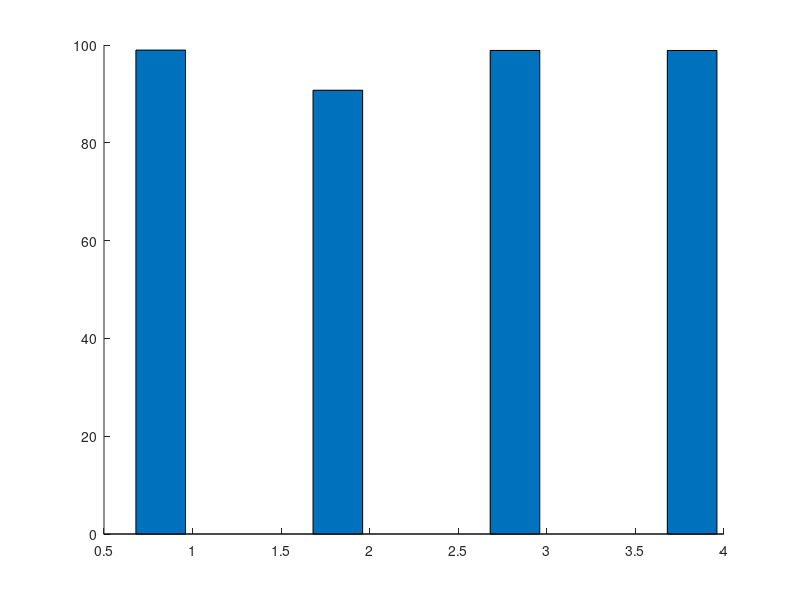

The MATLAB source for this figure: (Note: this script raises an error after producing the figure.)
% PLOT RESULTS FROM MPC WITH LINEAR SVMs
% Author: HENRI DE PLAEN

%% PRELIMINARIES
clear all ; close all ; clc ;

%% VALUES
mthds = {['(P)RBFSVM'], ...
    ['(P)PCA8-' , '(P)RBFSVM'], ...
    ['(P)PCA16-' , '(P)RBFSVM'], ...
    ['\chi^2-' , '(P)RBFSVM']} ;

acc = [98.96, 98.89; ...
    90.75, 91.51; ...
    98.89, 98.81; ...
    98.88, 98.87] ;
    

timing = [1921, 1555 ; ...
    899.5, 747.7  ; ...
    1112, 923, ; ...
    1707, 1454] ;

rounds = [2745, 2171; ...
    2747, 2172; ...
    2747, 2172; ...
    2747, 2171] ;
    
comm = [5037750, 4030188; ...
    4949820, 3968100; ...
    4984140, 3991320; ...
    5007750, 4006188]; ...


%% PLOTS
figure ;
b = bar(acc,'group', 'FaceColor','flat') ;
b(1).FaceColor = 'black' ;
b(2).FaceColor = 'white' ;
xlabel('Model') ; ylabel('Accuracy') ;
ylim([85 100]) ;
ax = gca ;
%ax.XAxisLocation = 'origin' ;
%ax.YAxisLocation = 'origin' ;
set(0,'DefaultLineColor','k') ;
set(gca,'box','off') ;
set(gca, 'FontName', 'Baskervald ADF Std') ;
set(gca, 'FontSize', 23) ;
set(gca,'LineWidth',2) ;
%axis([0 it(end) -20 5]) ;
leg = legend() ;
set(leg,'visible','off') ;
set(gca,'xtick',[])
%%%%%%%%%%%%%%%%%%%%%%%%%%%%%%%%

figure ;
b = bar(timing,'group', 'FaceColor','flat') ;
b(1).FaceColor = 'black' ;
b(2).FaceColor = 'white' ;
xlabel('Model') ; ylabel('Run time [min]') ;
%ylim([85 100]) ;
ax = gca ;
%ax.XAxisLocation = 'origin' ;
%ax.YAxisLocation = 'origin' ;
set(0,'DefaultLineColor','k') ;
set(gca,'box','off') ;
set(gca, 'FontName', 'Baskervald ADF Std') ;
set(gca, 'FontSize', 23) ;
set(gca,'LineWidth',2) ;
%axis([0 it(end) -20 5]) ;
leg = legend() ;
set(leg,'visible','off') ;
set(gca,'xticklabel',mthds);
xtickangle(45);
%%%%%%%%%%%%%%%%%%%%%%%%%%%%%%%%

figure ;
b = bar(rounds,'group', 'FaceColor','flat') ;
b(1).FaceColor = 'black' ;
b(2).FaceColor = 'white' ;
xlabel('Model') ; ylabel('Rounds') ;
%ylim([85 100]) ;
ax = gca ;
%ax.XAxisLocation = 'origin' ;
%ax.YAxisLocation = 'origin' ;
set(0,'DefaultLineColor','k') ;
set(gca,'box','off') ;
set(gca, 'FontName', 'Baskervald ADF Std') ;
set(gca, 'FontSize', 23) ;
set(gca,'LineWidth',2) ;
%axis([0 it(end) -20 5]) ;
leg = legend() ;
set(leg,'visible','off') ;
set(gca,'xtick',[])
%%%%%%%%%%%%%%%%%%%%%%%%%%%%%%%%

figure ;
b = bar(comm,'group', 'FaceColor','flat') ;
b(1).FaceColor = 'black' ;
b(2).FaceColor = 'white' ;
xlabel('Model') ; ylabel('SCALE Packets') ;
%ylim([85 100]) ;
ax = gca ;
%ax.XAxisLocation = 'origin' ;
%ax.YAxisLocation = 'origin' ;
set(0,'DefaultLineColor','k') ;
set(gca,'box','off') ;
set(gca, 'FontName', 'Baskervald ADF Std') ;
set(gca, 'FontSize', 23) ;
set(gca,'LineWidth',2) ;
%axis([0 it(end) -20 5]) ;
leg = legend() ;
set(leg,'visible','off') ;
set(gca,'xticklabel',mthds);
xtickangle(45);
%%%%%%%%%%%%%%%%%%%%%%%%%%%%%%%%